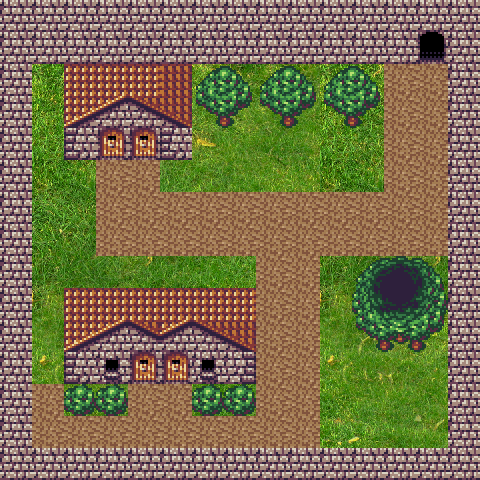

The image is a tile-based game level rendered from a .tmx file. Its description and source (layers, tilesets, objects; grid data summarised) follow:
An orthogonal 15x15 tile map with 32x32 px tiles, 3 tile layers (properties layer, Main Layer, Trees), 3 tilesets.

<map version="1.0" orientation="orthogonal" width="15" height="15" tilewidth="32" tileheight="32">
 <tileset firstgid="1" name="town_forest_tiles" tilewidth="32" tileheight="32">
  <image source="textures/8-bit_tileset2/town_forest_tiles.png" width="320" height="352" />
  <tile id="1">
   <properties>
    <property name="TileID" value="" />
    <property name="door" value="true" />
   </properties>
  </tile>
  <tile id="2">
   <properties>
    <property name="door" value="true" />
   </properties>
  </tile>
 </tileset>
 <tileset firstgid="111" name="properties_layer" tilewidth="32" tileheight="32">
  <image source="textures/properties_layer.jpg" width="480" height="480" />
  <tile id="0">
   <properties>
    <property name="blocked" value="true" />
   </properties>
  </tile>
  <tile id="2">
   <properties>
    <property name="door" value="true" />
    <property name="levelID" value="1" />
    <property name="startX" value="224" />
    <property name="startY" value="416" />
   </properties>
  </tile>
  <tile id="3">
   <properties>
    <property name="door" value="true" />
    <property name="levelID" value="3" />
    <property name="startX" value="224" />
    <property name="startY" value="416" />
   </properties>
  </tile>
 </tileset>
 <tileset firstgid="336" name="grass" tilewidth="32" tileheight="32">
  <image source="textures/tileable-img_0062-lush.png" width="1024" height="1024" />
 </tileset>
 <layer name="properties layer" width="15" height="15">
  <data>[225 cells, 124 non-empty, 3 distinct tile ids]</data>
 </layer>
 <layer name="Main Layer" width="15" height="15">
  <data>[225 cells, 225 non-empty, 71 distinct tile ids]</data>
 </layer>
 <layer name="Trees" width="15" height="15">
  <data>[225 cells, 25 non-empty, 14 distinct tile ids]</data>
 </layer>
</map>
